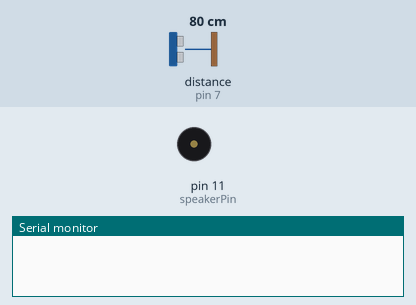
The sketch below on a simulated Arduino Uno, built with avr-gcc and run on an emulated ATmega328P. Parts: buzzer (waves = sounding), the last lines printed to the serial monitor. Wiring (inferred from the names in the program): ultrasonic range finder: trigger pin 8; echo pin 7. Inputs (shaded band) come from the test bench; at power-on: distance to the obstacle (sensor on pin 7) 80 cm. The echo pulse lasts 58.3 µs per cm.

Above: at 1.3 s.
1.4 s: distance to the obstacle (sensor on pin 7) set to 55 cm
2.9 s: distance to the obstacle (sensor on pin 7) set to 45 cm
At 3.4 s:
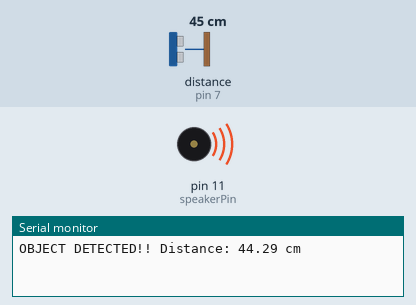
5.9 s: distance to the obstacle (sensor on pin 7) set to 60 cm
At 6.6 s:
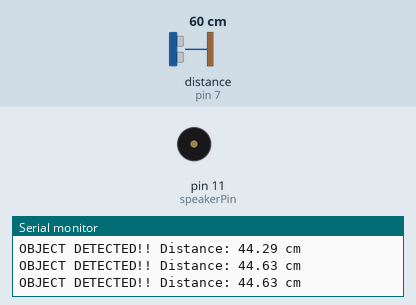
7.4 s: distance to the obstacle (sensor on pin 7) set to 2 cm
At 7.9 s:
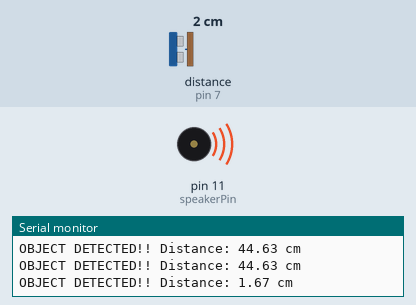
Timing chart, 0 to 11.4 s (numbered marks = the images above; inputs shaded):
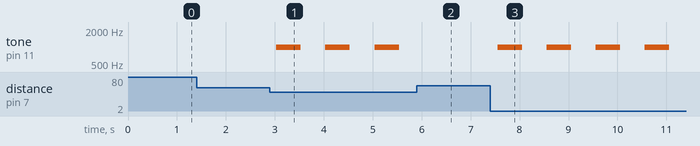

Measured:
- the behaviour switches between 51 and 50 cm on distance to the obstacle (sensor on pin 7) (found by bisection; images 0 and 1)
- after the input at 1.4 s, every drawn part: stays the same
- after the input at 2.9 s, tone on pin 11 (speakerPin): alternates 1000 Hz for 0.50 s and silent for 0.50 s, starting after 0.13 s
- after the input at 5.9 s, tone on pin 11 (speakerPin): stays silent (without the input it goes to 1000 Hz after 0.14 s)
- after the input at 7.4 s, tone on pin 11 (speakerPin): alternates 1000 Hz for 0.50 s and silent for 0.50 s, starting after 0.15 s

The sketch:

CNproject.ino
```cpp
const int trigPin = 8;
const int echoPin = 7;
const int speakerPin = 11;
const float distanceThreshold = 50.0; // Distance threshold in cm

void setup() {
  Serial.begin(9600);
  pinMode(trigPin, OUTPUT);
  pinMode(echoPin, INPUT);
  pinMode(speakerPin, OUTPUT);
}

void loop() {
  digitalWrite(trigPin, LOW);
  delayMicroseconds(2);
  digitalWrite(trigPin, HIGH);
  delayMicroseconds(10);
  digitalWrite(trigPin, LOW);
  long duration = pulseIn(echoPin, HIGH);
  float distance = duration * 0.034 / 2;

  if (distance < distanceThreshold) {
    Serial.print("OBJECT DETECTED!! Distance: ");
    Serial.print(distance);
    Serial.println(" cm");

    tone(speakerPin, 1000);
    delay(500);
    noTone(speakerPin);
  }

  delay(500);
}
```
